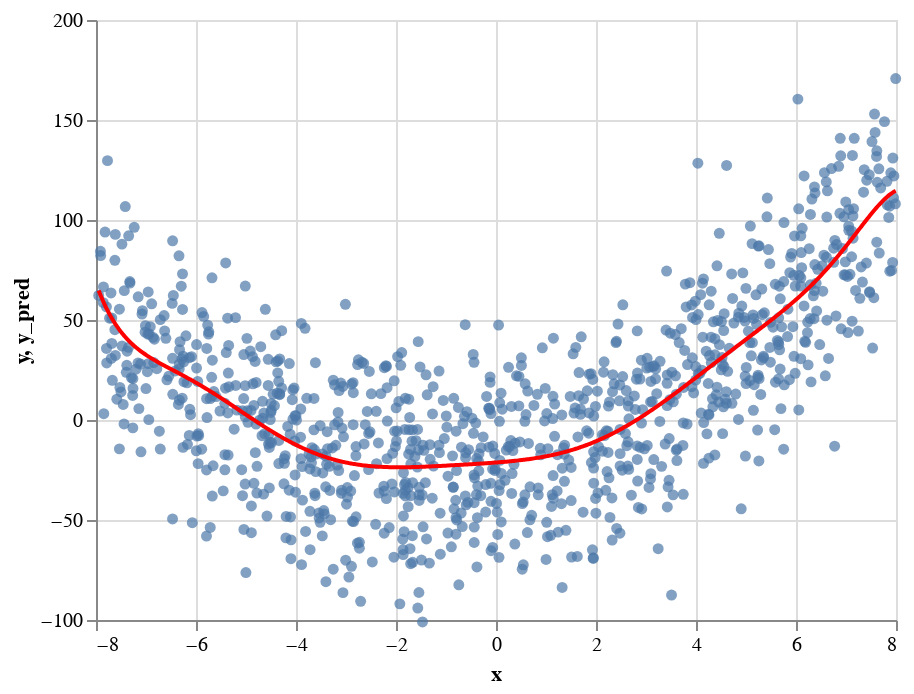

The notebook cell saved with this chart:
### Code cell
c1 = alt.Chart(df_full).mark_line(color="red").encode(
    x="x",
    y=alt.Y("y_pred", scale=alt.Scale(domain=(-100,200)))
)

c+c1

### Figure 1 — Vega-Lite specification as saved in the notebook (floating-point values rounded to 4 significant figures; data arrays with more than 128 entries replaced by an {"elided": "..."} marker saying what was removed)
{"config": {"view": {"continuousWidth": 400, "continuousHeight": 300}}, "layer": [{"mark": "circle", "encoding": {"x": {"field": "x", "type": "quantitative"}, "y": {"field": "y", "scale": {"domain": [-100, 200]}, "type": "quantitative"}}}, {"mark": {"type": "line", "color": "red"}, "encoding": {"x": {"field": "x", "type": "quantitative"}, "y": {"field": "y_pred", "scale": {"domain": [-100, 200]}, "type": "quantitative"}}}], "data": {"name": "data-50af96f19975fb831f2be136fbd3bbc7"}, "$schema": "https://vega.github.io/schema/vega-lite/v4.17.0.json", "datasets": {"data-50af96f19975fb831f2be136fbd3bbc7": {"elided": "1000 records"}}}
